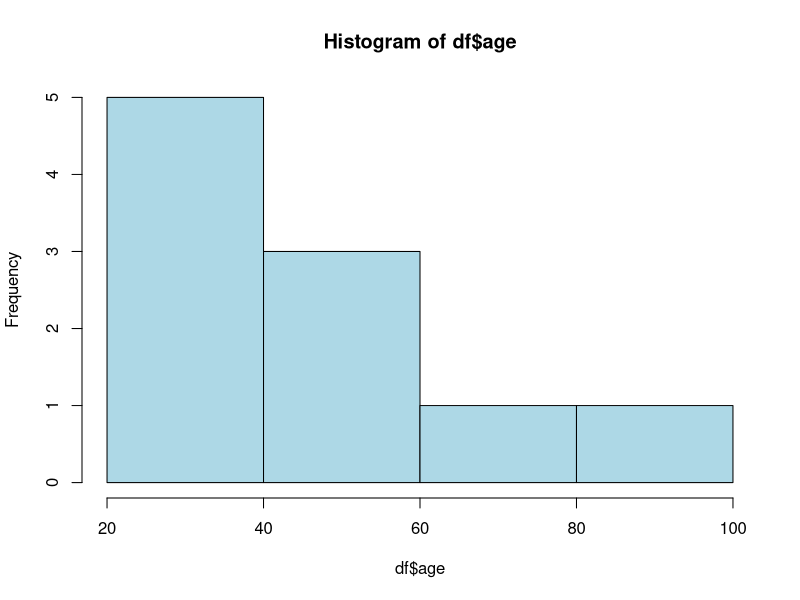
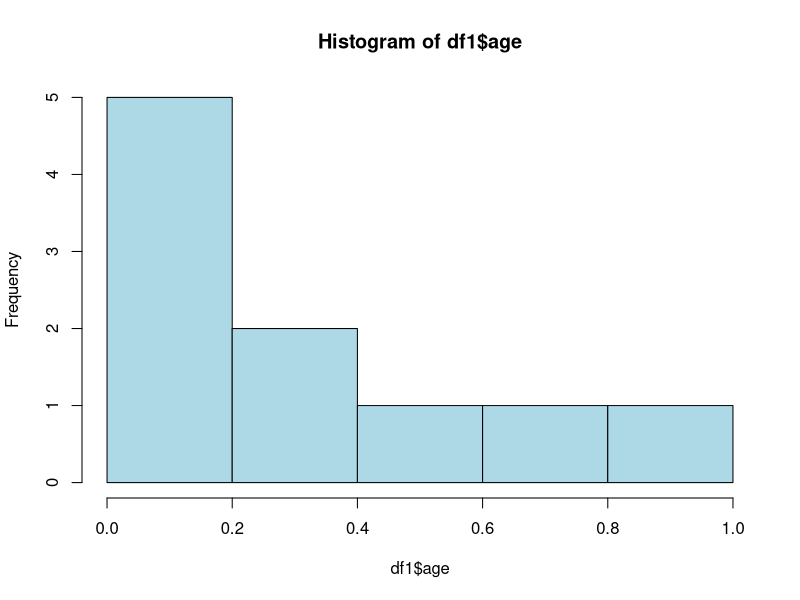
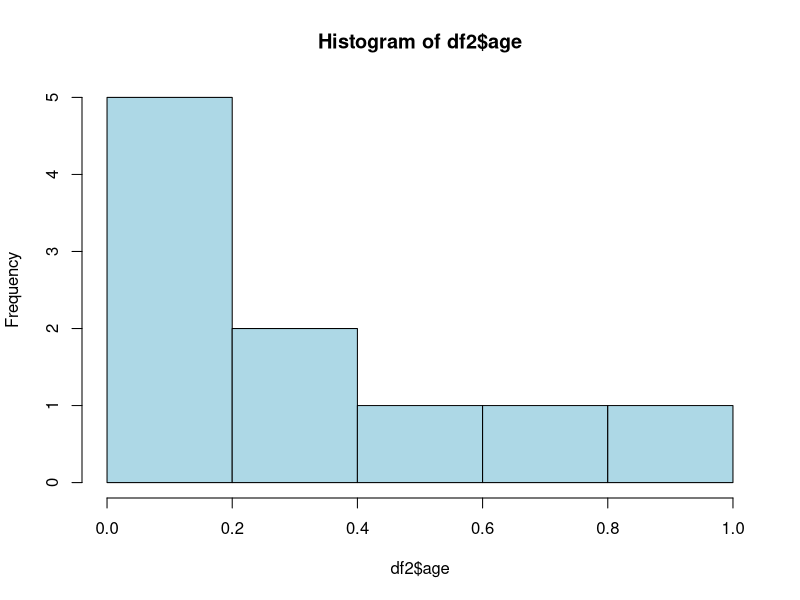
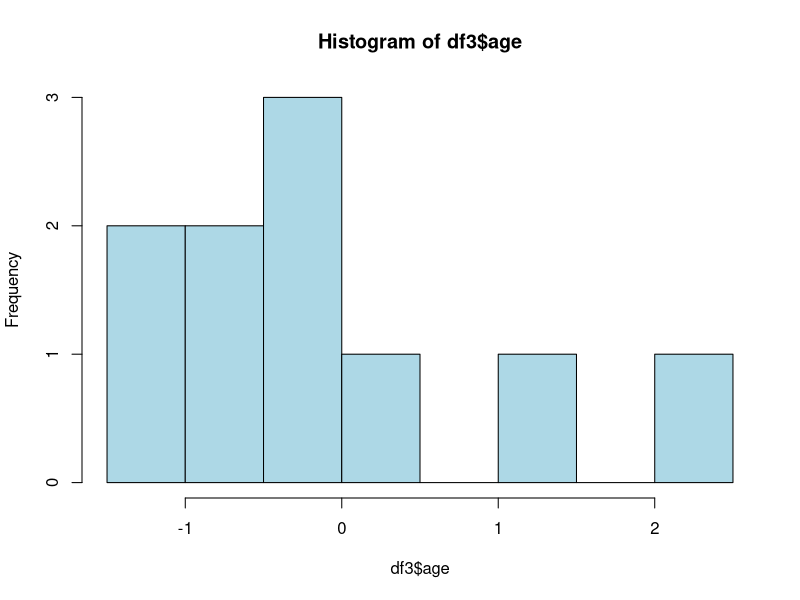
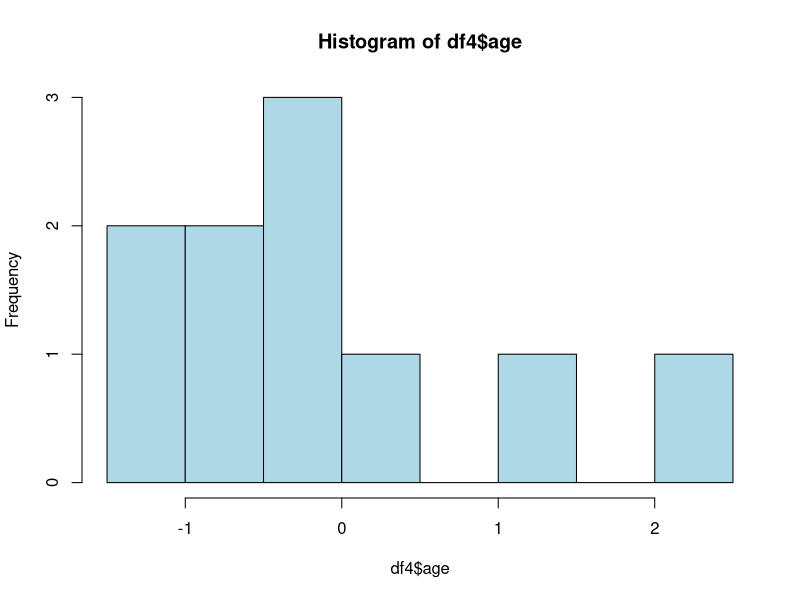

Generate these figures, in order, with R:
library(caret)

# Age vector
age = c(25, 35, 50, 40, 60, 25, 35, 50, 80, 100)

# Salary vector
salary = c(200000, 120000, 100000, 300000, 250000, 200000, 100000, 500000, 300000, 350000)

# Data frame created using age and salary
df = data.frame( age, salary)
df

dim(df)
str(df)
summary(df)

min_max_normalize = function(x,new_min=0, new_max=1) {
  new_min + (x - min(x)) * (new_max - new_min) / (max(x) - min(x));
}

min_max_normalize
z_score_normalize = function(x) {
  (x - mean(x)) / sd(x)
}

hist(df$age, col="lightblue")

#min-max normalization using custom function
df1 = as.data.frame(apply(df, 2, min_max_normalize))
hist(df1$age, col="lightblue")

#zero-one normalization using preProcess
preObj = preProcess(df, method=c("range"))
preObj$ranges
df2 = predict(preObj,df)
hist(df2$age, col="lightblue")

#z-score normalization using custom function
df3 = as.data.frame(apply(df, 2, z_score_normalize))
hist(df3$age, col="lightblue")

#z-score normalization using preProcess
preObj = preProcess(df, method=c("center","scale"))
preObj$mean
preObj$std
df4 = predict(preObj,df)
hist(df4$age, col="lightblue")

